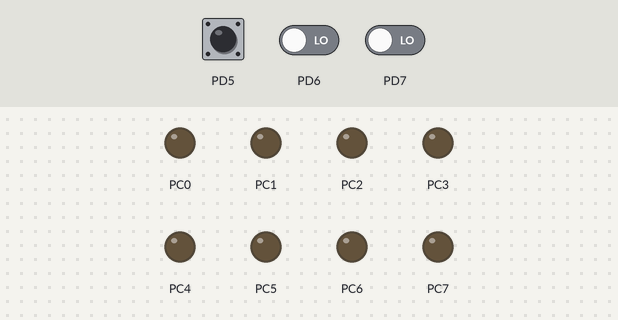
The program below on a simulated ATmega128, built with avr-gcc and emulated at 8 MHz. Shown: output pins drawn as LEDs (lit = HIGH). Inputs (shaded band) come from the test bench; at power-on: PD5 LOW, PD6 LOW, PD7 LOW.

Above: at 1.2 s.
1.3 s: PD5 driven HIGH
At 2.1 s:
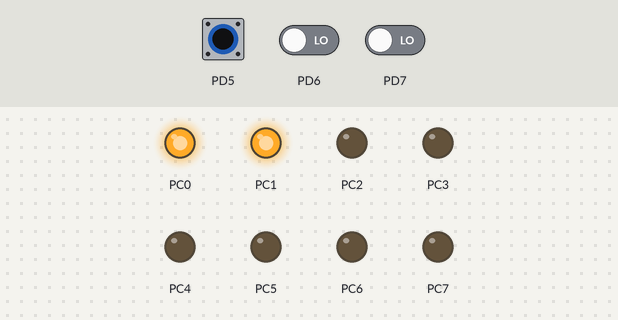
2.8 s: PD5 pulsed LOW 2 times (0.12 s each, 0.3 s apart)
At 3.07 s:
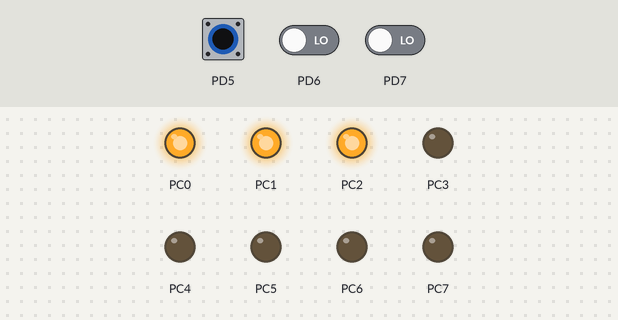
At 4.3 s:
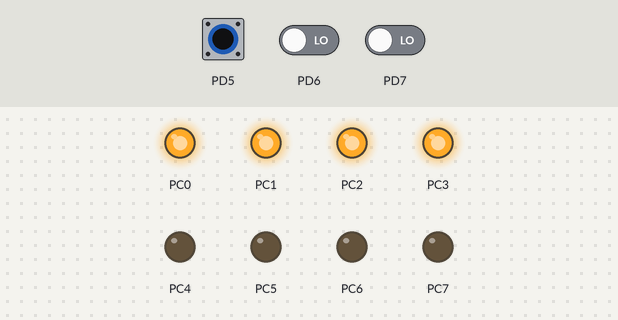
Timing chart, 0 to 5.8 s (numbered marks = the images above; inputs shaded):
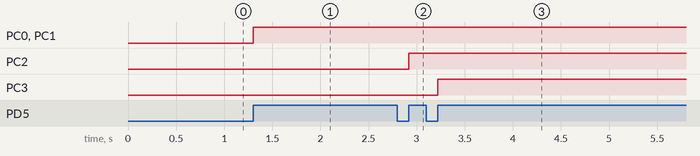

The program:

main.c
```c
#define F_CPU 8e6

#include <avr/io.h>
#include <stdbool.h>

enum states {
	S_START = 0,
	S_S1,
	S_S2,
	S_S3,
	S_END,
};

int main(void)
{
	bool pressed = false;
	enum states state = S_START;
	DDRC = 0xFF;

	while (1) {
		if (!pressed)
		{
			if (state == S_START)
			{
				// If the button for pin D.5 is pressed
				if (PIND & (1 << 5))
				{
					state = S_S2;
					PORTC = 0b0000011;
					pressed = 1;
				}
				// If the button for pin D.6 is pressed
				else if (PIND & (1 << 6))
				{
					state = S_S1;
					PORTC = 0b00000001;
					pressed = 1;
				}
			}
			else if (state == S_S1)
			{
				// If the button for pin D.5 is pressed
				if (PIND & (1 << 5))
				{
					state = S_S2;
					PORTC = 0b00000011;
					pressed = 1;
				}
				// If the button for pin D.7 is pressed
				else if (PIND & (1 << 7))
				{
					state = S_START;
					PORTC = 0b0;
					pressed = 1;
				}
			}
			else if (state == S_S2)
			{
				// If the button for pin D.6 is pressed
				if (PIND & (1 << 6))
				{
					state = S_S1;
					PORTC = 0b00000001;
					pressed = 1;
				}
				// If the button for pin D.5 is pressed
				else if (PIND & (1 << 5))
				{
					state = S_S3;
					PORTC = 0b00000111;
					pressed = 1;
				}
			}
			else if (state == S_S3)
			{
				// If the button for pin D.7 is pressed
				if (PIND & (1 << 7))
				{
					state = S_START;
					PORTC = 0b0;
					pressed = 1;
				}
				// If the button for pin D.5 or pin D.6 is pressed
				else if (PIND & (1 << 5) || PIND & (1 << 6))
				{
					state = S_END;
					PORTC = 0b00001111;
					pressed = 1;
				}
			}
		}
		// If neither button (D.5, D.6 or D.7) was pressed
		else if (!(PIND & (1 << 5)) && !(PIND & (1 << 6)) && !(PIND & (1 << 7)))
		{
			pressed = 0;
		}
	}
}
```

Measured:
- after the input at 1.3 s, PC0, PC1: LOW → HIGH at once
- after the input at 2.8 s, PC2: LOW → HIGH after 0.12 s; PC3: LOW → HIGH after 0.42 s
